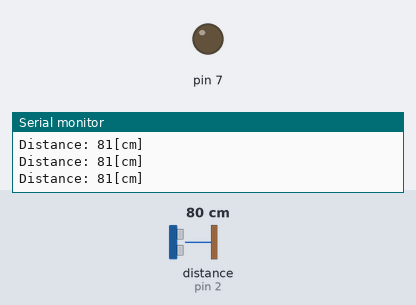
A sketch run on a simulated Teensy 3. Shown: output pins drawn as LEDs (lit = HIGH), the last lines printed to the serial monitor. Inputs (shaded band) come from the test bench; at power-on: distance to the obstacle (sensor on pin 2) 80 cm. The echo pulse lasts 58.3 µs per cm.

Above: at 1.2 s.
1.3 s: distance to the obstacle (sensor on pin 2) set to 17 cm
2.8 s: distance to the obstacle (sensor on pin 2) set to 13 cm
At 3.7 s:
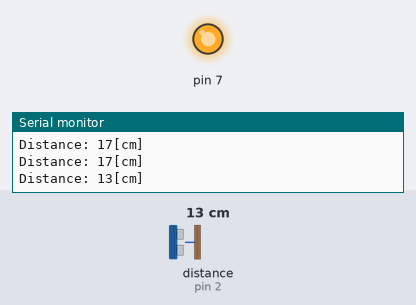
Timing chart, 0 to 11.8 s (numbered marks = the images above; inputs shaded):
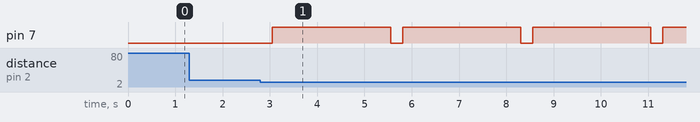

The sketch:

Firmware.ino
```cpp
#include "Arduino.h"
#include "NewPing.h"

#define HCSR04_PIN_TRIG	3
#define HCSR04_PIN_ECHO	2


NewPing hcsr04(HCSR04_PIN_TRIG,HCSR04_PIN_ECHO);


void setup()
{
    Serial.begin(9600);
    Serial.println("System Initialized");
    Serial.println("Geting Values From Sensor");
    pinMode(7,OUTPUT);
    digitalWrite(7, LOW);
}

void loop()
{
    int hcsr04Dist = hcsr04.ping_cm();
    delay(10);
    Serial.print(F("Distance: ")); Serial.print(hcsr04Dist); Serial.println(F("[cm]"));

    if (hcsr04Dist < 15)
      {
        digitalWrite(7,HIGH);
        delay(2500);
        digitalWrite(7,LOW);
      }
    delay(240);
}
```

Measured:
- the behaviour switches between 15 and 14 cm on distance to the obstacle (sensor on pin 2) (found by bisection; images 0 and 1)
- after the input at 2.8 s, pin 7: alternates HIGH for 2.5 s and LOW for 0.25 s, starting after 0.25 s
